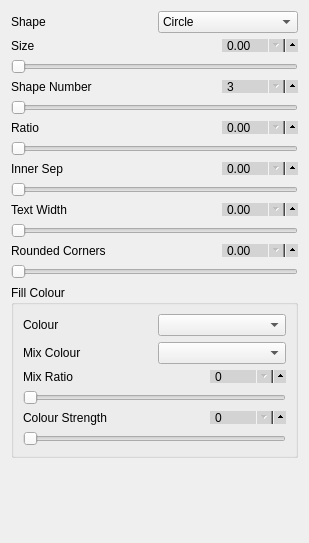
             <widget class="QWidget" name="page_2">
              <property name="geometry">
               <rect>
                <x>0</x>
                <y>0</y>
                <width>309</width>
                <height>543</height>
               </rect>
              </property>
              <attribute name="label">
               <string>Marker</string>
              </attribute>
              <layout class="QVBoxLayout" name="verticalLayout_13">
               <item>
                <layout class="QHBoxLayout" name="horizontalLayout_11">
                 <item>
                  <widget class="QLabel" name="label_22">
                   <property name="text">
                    <string>Shape</string>
                   </property>
                  </widget>
                 </item>
                 <item>
                  <widget class="QComboBox" name="point_marker_shape">
                   <item>
                    <property name="text">
                     <string>Circle</string>
                    </property>
                   </item>
                   <item>
                    <property name="text">
                     <string>Rectangle</string>
                    </property>
                   </item>
                   <item>
                    <property name="text">
                     <string>Regular Polygon</string>
                    </property>
                   </item>
                   <item>
                    <property name="text">
                     <string>Star</string>
                    </property>
                   </item>
                   <item>
                    <property name="text">
                     <string>Diamond</string>
                    </property>
                   </item>
                  </widget>
                 </item>
                </layout>
               </item>
               <item>
                <layout class="QVBoxLayout" name="verticalLayout_7">
                 <item>
                  <layout class="QHBoxLayout" name="horizontalLayout_10">
                   <item>
                    <widget class="QLabel" name="label_23">
                     <property name="text">
                      <string>Size</string>
                     </property>
                    </widget>
                   </item>
                   <item>
                    <widget class="QDoubleSpinBox" name="point_size_spin">
                     <property name="styleSheet">
                      <string notr="true">QDoubleSpinBox {
	max-height: 11px;
	min-height: 11px;
    min-width: 60px;
    max-width: 60px;
    padding-right: 10px;
    background-color: lightgray;
    padding-top: -2px;
    padding-bottom: -2px;
}

QDoubleSpinBox::up-button {
  subcontrol-origin: padding;
  subcontrol-position: right center;
  left: 7px;
  height: 18px;
  width: 18px;
}

QDoubleSpinBox::down-button {
  subcontrol-origin: content;
  subcontrol-position: right center;
  left: 0px;
  top: 0px;
  height: 18px;
  width: 18px;
}

</string>
                     </property>
                    </widget>
                   </item>
                  </layout>
                 </item>
                 <item>
                  <widget class="QSlider" name="point_size_slider">
                   <property name="styleSheet">
                    <string notr="true"/>
                   </property>
                   <property name="minimum">
                    <number>0</number>
                   </property>
                   <property name="singleStep">
                    <number>1</number>
                   </property>
                   <property name="orientation">
                    <enum>Qt::Horizontal</enum>
                   </property>
                  </widget>
                 </item>
                </layout>
               </item>
               <item>
                <layout class="QVBoxLayout" name="verticalLayout_8">
                 <item>
                  <layout class="QHBoxLayout" name="horizontalLayout_12">
                   <item>
                    <widget class="QLabel" name="label_24">
                     <property name="text">
                      <string>Shape Number</string>
                     </property>
                    </widget>
                   </item>
                   <item>
                    <widget class="QSpinBox" name="point_shape_number_spin">
                     <property name="styleSheet">
                      <string notr="true">QSpinBox {
	max-height: 11px;
	min-height: 11px;
    min-width: 60px;
    max-width: 60px;
    padding-right: 10px;
    background-color: lightgray;
    padding-top: -2px;
    padding-bottom: -2px;
}

QSpinBox::up-button {
  subcontrol-origin: padding;
  subcontrol-position: right center;
  left: 7px;
  height: 18px;
  width: 18px;
}

QSpinBox::down-button {
  subcontrol-origin: content;
  subcontrol-position: right center;
  left: 0px;
  top: 0px;
  height: 18px;
  width: 18px;
}

</string>
                     </property>
                     <property name="minimum">
                      <number>3</number>
                     </property>
                     <property name="maximum">
                      <number>20</number>
                     </property>
                    </widget>
                   </item>
                  </layout>
                 </item>
                 <item>
                  <widget class="QSlider" name="point_shape_number_slider">
                   <property name="styleSheet">
                    <string notr="true"/>
                   </property>
                   <property name="minimum">
                    <number>3</number>
                   </property>
                   <property name="maximum">
                    <number>20</number>
                   </property>
                   <property name="orientation">
                    <enum>Qt::Horizontal</enum>
                   </property>
                  </widget>
                 </item>
                </layout>
               </item>
               <item>
                <layout class="QVBoxLayout" name="verticalLayout_9">
                 <item>
                  <layout class="QHBoxLayout" name="horizontalLayout_13">
                   <item>
                    <widget class="QLabel" name="label_25">
                     <property name="text">
                      <string>Ratio</string>
                     </property>
                    </widget>
                   </item>
                   <item>
                    <widget class="QDoubleSpinBox" name="point_ratio_spin">
                     <property name="styleSheet">
                      <string notr="true">QDoubleSpinBox {
	max-height: 11px;
	min-height: 11px;
    min-width: 60px;
    max-width: 60px;
    padding-right: 10px;
    background-color: lightgray;
    padding-top: -2px;
    padding-bottom: -2px;
}

QDoubleSpinBox::up-button {
  subcontrol-origin: padding;
  subcontrol-position: right center;
  left: 7px;
  height: 18px;
  width: 18px;
}

QDoubleSpinBox::down-button {
  subcontrol-origin: content;
  subcontrol-position: right center;
  left: 0px;
  top: 0px;
  height: 18px;
  width: 18px;
}

</string>
                     </property>
                    </widget>
                   </item>
                  </layout>
                 </item>
                 <item>
                  <widget class="QSlider" name="point_ratio_slider">
                   <property name="styleSheet">
                    <string notr="true"/>
                   </property>
                   <property name="orientation">
                    <enum>Qt::Horizontal</enum>
                   </property>
                  </widget>
                 </item>
                </layout>
               </item>
               <item>
                <layout class="QVBoxLayout" name="verticalLayout_21">
                 <item>
                  <layout class="QHBoxLayout" name="horizontalLayout_29">
                   <item>
                    <widget class="QLabel" name="label_39">
                     <property name="text">
                      <string>Inner Sep</string>
                     </property>
                    </widget>
                   </item>
                   <item>
                    <widget class="QDoubleSpinBox" name="point_inner_sep_spin">
                     <property name="styleSheet">
                      <string notr="true">QDoubleSpinBox {
	max-height: 11px;
	min-height: 11px;
    min-width: 60px;
    max-width: 60px;
    padding-right: 10px;
    background-color: lightgray;
    padding-top: -2px;
    padding-bottom: -2px;
}

QDoubleSpinBox::up-button {
  subcontrol-origin: padding;
  subcontrol-position: right center;
  left: 7px;
  height: 18px;
  width: 18px;
}

QDoubleSpinBox::down-button {
  subcontrol-origin: content;
  subcontrol-position: right center;
  left: 0px;
  top: 0px;
  height: 18px;
  width: 18px;
}

</string>
                     </property>
                    </widget>
                   </item>
                  </layout>
                 </item>
                 <item>
                  <widget class="QSlider" name="point_inner_sep_slider">
                   <property name="styleSheet">
                    <string notr="true"/>
                   </property>
                   <property name="orientation">
                    <enum>Qt::Horizontal</enum>
                   </property>
                  </widget>
                 </item>
                </layout>
               </item>
               <item>
                <layout class="QVBoxLayout" name="verticalLayout_22">
                 <item>
                  <layout class="QHBoxLayout" name="horizontalLayout_30">
                   <item>
                    <widget class="QLabel" name="label_40">
                     <property name="text">
                      <string>Text Width</string>
                     </property>
                    </widget>
                   </item>
                   <item>
                    <widget class="QDoubleSpinBox" name="point_text_width_spin">
                     <property name="styleSheet">
                      <string notr="true">QDoubleSpinBox {
	max-height: 11px;
	min-height: 11px;
    min-width: 60px;
    max-width: 60px;
    padding-right: 10px;
    background-color: lightgray;
    padding-top: -2px;
    padding-bottom: -2px;
}

QDoubleSpinBox::up-button {
  subcontrol-origin: padding;
  subcontrol-position: right center;
  left: 7px;
  height: 18px;
  width: 18px;
}

QDoubleSpinBox::down-button {
  subcontrol-origin: content;
  subcontrol-position: right center;
  left: 0px;
  top: 0px;
  height: 18px;
  width: 18px;
}

</string>
                     </property>
                    </widget>
                   </item>
                  </layout>
                 </item>
                 <item>
                  <widget class="QSlider" name="point_text_width_slider">
                   <property name="styleSheet">
                    <string notr="true"/>
                   </property>
                   <property name="orientation">
                    <enum>Qt::Horizontal</enum>
                   </property>
                  </widget>
                 </item>
                </layout>
               </item>
               <item>
                <layout class="QVBoxLayout" name="verticalLayout_25">
                 <item>
                  <layout class="QHBoxLayout" name="horizontalLayout_32">
                   <item>
                    <widget class="QLabel" name="label_42">
                     <property name="text">
                      <string>Rounded Corners</string>
                     </property>
                    </widget>
                   </item>
                   <item>
                    <widget class="QDoubleSpinBox" name="point_rounded_corners_spin">
                     <property name="styleSheet">
                      <string notr="true">QDoubleSpinBox {
	max-height: 11px;
	min-height: 11px;
    min-width: 60px;
    max-width: 60px;
    padding-right: 10px;
    background-color: lightgray;
    padding-top: -2px;
    padding-bottom: -2px;
}

QDoubleSpinBox::up-button {
  subcontrol-origin: padding;
  subcontrol-position: right center;
  left: 7px;
  height: 18px;
  width: 18px;
}

QDoubleSpinBox::down-button {
  subcontrol-origin: content;
  subcontrol-position: right center;
  left: 0px;
  top: 0px;
  height: 18px;
  width: 18px;
}

</string>
                     </property>
                    </widget>
                   </item>
                  </layout>
                 </item>
                 <item>
                  <widget class="QSlider" name="point_rounded_corners_slider">
                   <property name="styleSheet">
                    <string notr="true"/>
                   </property>
                   <property name="orientation">
                    <enum>Qt::Horizontal</enum>
                   </property>
                  </widget>
                 </item>
                </layout>
               </item>
               <item>
                <widget class="QGroupBox" name="groupBox">
                 <property name="title">
                  <string>Fill Colour</string>
                 </property>
                 <layout class="QVBoxLayout" name="verticalLayout_12">
                  <item>
                   <layout class="QHBoxLayout" name="horizontalLayout_14">
                    <item>
                     <widget class="QLabel" name="label_26">
                      <property name="text">
                       <string>Colour</string>
                      </property>
                     </widget>
                    </item>
                    <item>
                     <widget class="QComboBox" name="point_marker_colour_name">
                      <property name="maxVisibleItems">
                       <number>20</number>
                      </property>
                     </widget>
                    </item>
                   </layout>
                  </item>
                  <item>
                   <layout class="QHBoxLayout" name="horizontalLayout_15">
                    <item>
                     <widget class="QLabel" name="label_27">
                      <property name="text">
                       <string>Mix Colour</string>
                      </property>
                     </widget>
                    </item>
                    <item>
                     <widget class="QComboBox" name="point_marker_colour_mix_name">
                      <property name="maxVisibleItems">
                       <number>20</number>
                      </property>
                     </widget>
                    </item>
                   </layout>
                  </item>
                  <item>
                   <layout class="QVBoxLayout" name="verticalLayout_10">
                    <item>
                     <layout class="QHBoxLayout" name="horizontalLayout_16">
                      <item>
                       <widget class="QLabel" name="label_28">
                        <property name="text">
                         <string>Mix Ratio</string>
                        </property>
                       </widget>
                      </item>
                      <item>
                       <widget class="QSpinBox" name="point_marker_colour_mixratio_spin">
                        <property name="styleSheet">
                         <string notr="true">QSpinBox {
	max-height: 11px;
	min-height: 11px;
    min-width: 60px;
    max-width: 60px;
    padding-right: 10px;
    background-color: lightgray;
    padding-top: -2px;
    padding-bottom: -2px;
}

QSpinBox::up-button {
  subcontrol-origin: padding;
  subcontrol-position: right center;
  left: 7px;
  height: 18px;
  width: 18px;
}

QSpinBox::down-button {
  subcontrol-origin: content;
  subcontrol-position: right center;
  left: 0px;
  top: 0px;
  height: 18px;
  width: 18px;
}

</string>
                        </property>
                        <property name="minimum">
                         <number>0</number>
                        </property>
                        <property name="maximum">
                         <number>100</number>
                        </property>
                        <property name="value">
                         <number>0</number>
                        </property>
                       </widget>
                      </item>
                     </layout>
                    </item>
                    <item>
                     <widget class="QSlider" name="point_marker_colour_mixratio_slider">
                      <property name="styleSheet">
                       <string notr="true"/>
                      </property>
                      <property name="maximum">
                       <number>100</number>
                      </property>
                      <property name="orientation">
                       <enum>Qt::Horizontal</enum>
                      </property>
                     </widget>
                    </item>
                   </layout>
                  </item>
                  <item>
                   <layout class="QVBoxLayout" name="verticalLayout_11">
                    <item>
                     <layout class="QHBoxLayout" name="horizontalLayout_17">
                      <item>
                       <widget class="QLabel" name="label_29">
                        <property name="text">
                         <string>Colour Strength</string>
                        </property>
                       </widget>
                      </item>
                      <item>
                       <widget class="QSpinBox" name="point_marker_colour_strength_spin">
                        <property name="styleSheet">
                         <string notr="true">QSpinBox {
	max-height: 11px;
	min-height: 11px;
    min-width: 60px;
    max-width: 60px;
    padding-right: 10px;
    background-color: lightgray;
    padding-top: -2px;
    padding-bottom: -2px;
}

QSpinBox::up-button {
  subcontrol-origin: padding;
  subcontrol-position: right center;
  left: 7px;
  height: 18px;
  width: 18px;
}

QSpinBox::down-button {
  subcontrol-origin: content;
  subcontrol-position: right center;
  left: 0px;
  top: 0px;
  height: 18px;
  width: 18px;
}

</string>
                        </property>
                        <property name="minimum">
                         <number>0</number>
                        </property>
                        <property name="maximum">
                         <number>100</number>
                        </property>
                        <property name="value">
                         <number>0</number>
                        </property>
                       </widget>
                      </item>
                     </layout>
                    </item>
                    <item>
                     <widget class="QSlider" name="point_marker_colour_strength_slider">
                      <property name="styleSheet">
                       <string notr="true"/>
                      </property>
                      <property name="maximum">
                       <number>100</number>
                      </property>
                      <property name="orientation">
                       <enum>Qt::Horizontal</enum>
                      </property>
                     </widget>
                    </item>
                   </layout>
                  </item>
                 </layout>
                </widget>
               </item>
               <item>
                <spacer name="verticalSpacer_2">
                 <property name="orientation">
                  <enum>Qt::Vertical</enum>
                 </property>
                 <property name="sizeHint" stdset="0">
                  <size>
                   <width>20</width>
                   <height>40</height>
                  </size>
                 </property>
                </spacer>
               </item>
              </layout>
             </widget>
